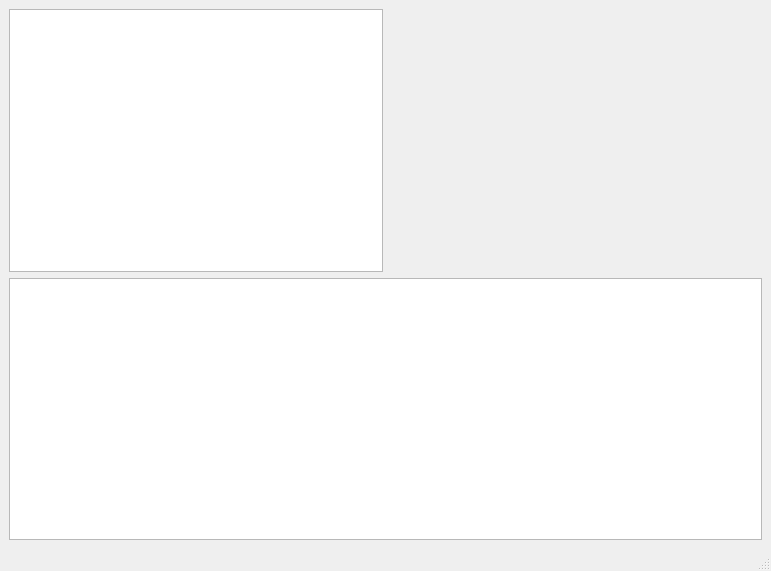
<?xml version="1.0" encoding="UTF-8"?>
<ui version="4.0">
 <class>Photos</class>
 <widget class="QMainWindow" name="Photos">
  <property name="geometry">
   <rect>
    <x>0</x>
    <y>0</y>
    <width>771</width>
    <height>571</height>
   </rect>
  </property>
  <property name="acceptDrops">
   <bool>false</bool>
  </property>
  <property name="windowTitle">
   <string>Photos</string>
  </property>
  <widget class="QWidget" name="centralwidget">
   <layout class="QGridLayout" name="gridLayout">
    <item row="0" column="0">
     <widget class="QGraphicsView" name="display_image">
      <property name="sizePolicy">
       <sizepolicy hsizetype="Preferred" vsizetype="Preferred">
        <horstretch>0</horstretch>
        <verstretch>0</verstretch>
       </sizepolicy>
      </property>
      <property name="interactive">
       <bool>true</bool>
      </property>
     </widget>
    </item>
    <item row="0" column="1">
     <layout class="QVBoxLayout" name="verticalLayout">
      <item>
       <widget class="QLabel" name="photo_name">
        <property name="text">
         <string/>
        </property>
       </widget>
      </item>
      <item>
       <widget class="QLabel" name="photo_size">
        <property name="text">
         <string/>
        </property>
       </widget>
      </item>
     </layout>
    </item>
    <item row="1" column="0" colspan="2">
     <widget class="QListView" name="listView">
      <property name="sizePolicy">
       <sizepolicy hsizetype="Preferred" vsizetype="Minimum">
        <horstretch>0</horstretch>
        <verstretch>0</verstretch>
       </sizepolicy>
      </property>
      <property name="editTriggers">
       <set>QAbstractItemView::NoEditTriggers</set>
      </property>
      <property name="flow">
       <enum>QListView::TopToBottom</enum>
      </property>
      <property name="isWrapping" stdset="0">
       <bool>true</bool>
      </property>
      <property name="resizeMode">
       <enum>QListView::Adjust</enum>
      </property>
      <property name="viewMode">
       <enum>QListView::IconMode</enum>
      </property>
     </widget>
    </item>
   </layout>
  </widget>
  <widget class="QMenuBar" name="menubar">
   <property name="geometry">
    <rect>
     <x>0</x>
     <y>0</y>
     <width>771</width>
     <height>22</height>
    </rect>
   </property>
  </widget>
  <widget class="QStatusBar" name="statusbar"/>
 </widget>
 <resources/>
 <connections/>
</ui>
